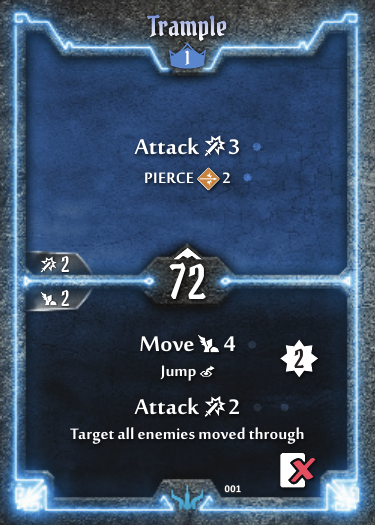
#> input picture ghclass/BR/img/1.png, 375 x 525 px
$ python -i template_match_all.py   (imports and definitions only)
#> lines starting #> are read from the running program, lines starting #| are printed output that depends on the picture
# Python program to illustrate
# template matching
import cv2
import numpy as np
import os

def distance(p1: tuple, p2: tuple):
    sum = 0
    if len(p1) != len(p2):
        return None
    else:
        for (a, b) in zip(p1, p2):
            sum += (b - a)**2
    return np.sqrt(sum)

#Enhancement list
enhancements = []
def find_enchancements(data, summon = 'none'):
    img = cv2.medianBlur(data, 5)

    #Detection parameters
    (p1, p2, minr, maxr) = (30, 12, 1, 4)
    params = {'mdist': 10,
            'p1': p1,
            'p2': p2,
            'minr': minr,
            'maxr': maxr}

    cv2.imshow('', img)

    circles = cv2.HoughCircles(img,cv2.HOUGH_GRADIENT,1,
                            params['mdist'],
                            param1 = params['p1'],
                            param2 = params['p2'],
                            minRadius = params['minr'],
                            maxRadius=  params['maxr'])
    circles = np.uint16(np.around(circles))

    print(len(circles[0,:]))

    #Find enhancement locations
    if summon == 'top':
        (xt,yt,wt,ht) = (35, 75, 300, 165)
        (xb,yb,wb,hb) = (180, 310, 150, 155)
    elif summon == 'btm':
        (xt,yt,wt,ht) = (180, 75, 150, 165)
        (xb,yb,wb,hb) = (35, 310, 300, 155)
    else:
       (xt,yt,wt,ht) = (175, 75, 155, 165)
       (xb,yb,wb,hb) = (175, 310, 155, 155)

    #Show bounding box
    cv2.rectangle(img_rgb, (xt,yt), (xt+wt, yt+ht), (0,255,255), 2)
    cv2.rectangle(img_rgb, (xb,yb), (xb+wb, yb+hb), (0,255,255), 2)

    for circ in circles[0,:]:
        #Dot parameters
        cx = circ[0]
        cy = circ[1]

        #Check Top/Btm Actions
        if (xt < cx < xt+wt) and (yt < cy < yt+ht):
            #cv2.circle(img_rgb,(cx,cy),3,(0,255,0),2)
            enhancements.append({'xy': (cx,cy), 'action': 'top', 'type':'ability', 'active': False})
        elif (xb < cx < xb+wb) and (yb < cy < yb+hb):
            #cv2.circle(img_rgb,(cx,cy),3,(0,255,0),2)
            enhancements.append({'xy': (cx,cy), 'action': 'btm', 'type':'ability', 'active': False})
        else:
            pass

    #Find AoEs
    _, threshold = cv2.threshold(data, 240, 255, cv2.THRESH_BINARY)
    contours, _ = cv2.findContours(threshold, cv2.RETR_TREE, cv2.CHAIN_APPROX_SIMPLE)
    hexes = []
    for cnt in contours:
        area = cv2.contourArea(cnt)
        if 900 < area < 1000:
            arc = cv2.arcLength(cnt, True)
            approx = cv2.approxPolyDP(cnt, 0.03*arc, True)
            if len(approx) == 6:
                cv2.drawContours(img_rgb, [approx], 0, (0, 255, 0), 2)
                s = arc/6
                h = 0.5*s*np.sqrt(3)
                m = cv2.moments(approx)
                cx = m['m10']/m['m00']
                cy = m['m01']/m['m00']
                hexes.append({'xy': (cx, cy), 'length': s})

    #Mark the enhancement
    for e in enhancements:
        if len(hexes) > 0:
            for hex in hexes:
                d = distance(e['xy'], hex['xy'])
                if 34 < d < 40:
                    e['type'] = 'hex'
                    cv2.circle(img_rgb,e['xy'],3,(255,0,0),2)
                    break
            else:
                #cv2.circle(img_rgb,e['xy'],3,(0,255,0),2)
                pass
        else:
            #cv2.circle(img_rgb,e['xy'],3,(0,255,0),2)
            pass


###Start Here##
#resources
ghclass = 'BR'
index = 3
pcwd = os.path.dirname(os.getcwd())
imgpath = '{}\\ghclass\\{}\\img\\{}.png'.format(pcwd, ghclass, index)
iconpath = '{}\\icons'.format(pcwd)

# Read the main image
# [1 line not run here, left out]

# Convert it to grayscale
# [1 line that did not run here, left out]

# Specify a threshold
thresholds = [{'icons': ['attack', 'move', 'heal', 'shield', 'retaliate'], 'threshold': 0.89},
              {'icons': ['range', 'invisible', 'wound', 'immobilize'], 'threshold': 0.72},
              {'icons': ['summon', 'target', 'push', 'pull'], 'threshold': 0.86},
              {'icons': ['pierce', 'poison'], 'threshold': 0.89}]

#look for all known icons
icons = []
# [41 lines not run here, left out]

#Look for enhancements
#Check if card has a summon and which action it is (top or btm)
summon = 'none'
# [34 lines not run here, left out]

#Remove false enhancements
enhancements = [e for e in enhancements if not (e['type'] == 'remove')]


# Show the final image with the matched area
# [5 lines not run here, left out]

>>> import cv2
>>> picture = cv2.imread('../ghclass/BR/img/1.png', cv2.IMREAD_GRAYSCALE)
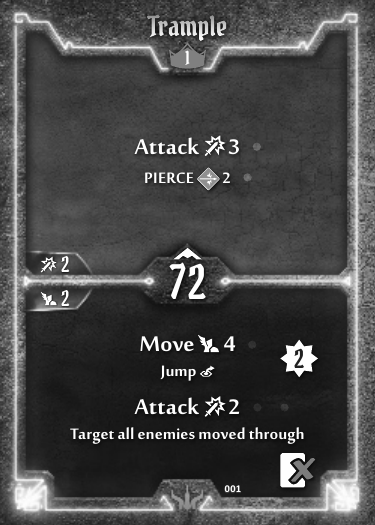
#> picture: shape (525, 375); min 7, max 255, mean 72.1
>>> result = find_enchancements(picture)
#> in find_enchancements, `img = cv2.medianBlur(data, 5)`:
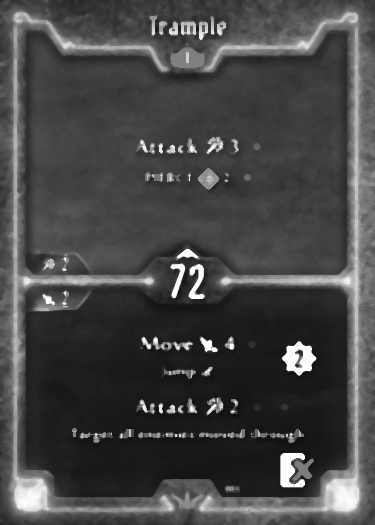
#> img: shape (525, 375); min 16, max 255, mean 70.2
#> in find_enchancements, `circles = cv2.HoughCircles(img,cv2.HOUGH_GRADIENT,1, params['mdist'], ..`: circles = [[256.5, 146.5, 3.3], [251.5, 344.5, 3.3], [167.5, 345.5, 3.3], [284.5, 406.5, 3.3], [247.5, 176.5, 3.3], [256.5, 407.5, 3.3], [169.5, 175.5, 3.3], [194.5, 18.5, 3.3]]
#> in find_enchancements, `circles = np.uint16(np.around(circles))`: circles = [[256, 146, 3], [252, 344, 3], [168, 346, 3], [284, 406, 3], [248, 176, 3], [256, 408, 3], [170, 176, 3], [194, 18, 3]]
#| 8
#> (the run stopped early here; a loop or call above may not have finished)

$ run again, on ghclass/BR/img/13.png
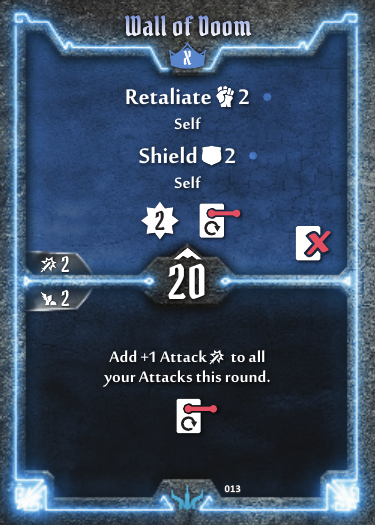
#> input picture ghclass/BR/img/13.png, 375 x 525 px
#> `picture = cv2.imread('../ghclass/BR/img/1.png', cv2.IMREAD_GRAYSCALE)`:
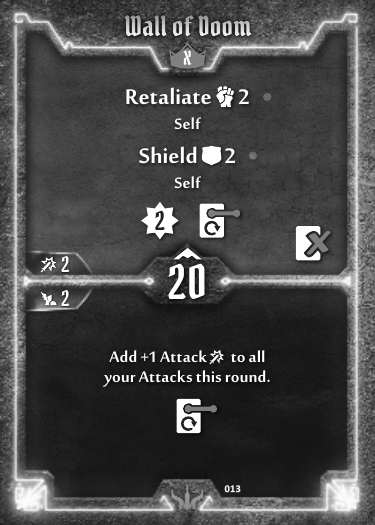
#> picture: shape (525, 375); min 8, max 255, mean 72.8
#> in find_enchancements, `img = cv2.medianBlur(data, 5)`:
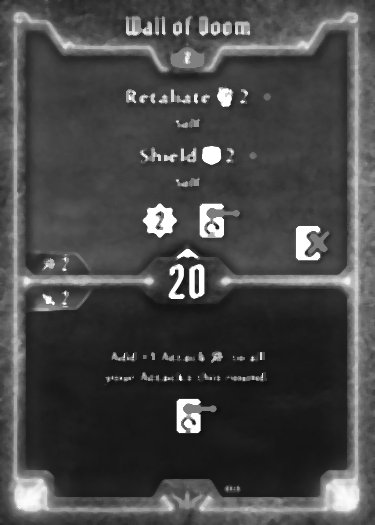
#> img: shape (525, 375); min 15, max 255, mean 71.2
#> in find_enchancements, `circles = cv2.HoughCircles(img,cv2.HOUGH_GRADIENT,1, params['mdist'], ..`: circles = [[266.5, 96.5, 3.3], [252.5, 155.5, 3.3], [212.5, 408.5, 3.3], [235.5, 212.5, 3.3], [142.5, 98.5, 3.3]]
#> in find_enchancements, `circles = np.uint16(np.around(circles))`: circles = [[266, 96, 3], [252, 156, 3], [212, 408, 3], [236, 212, 3], [142, 98, 3]]
#| 5
